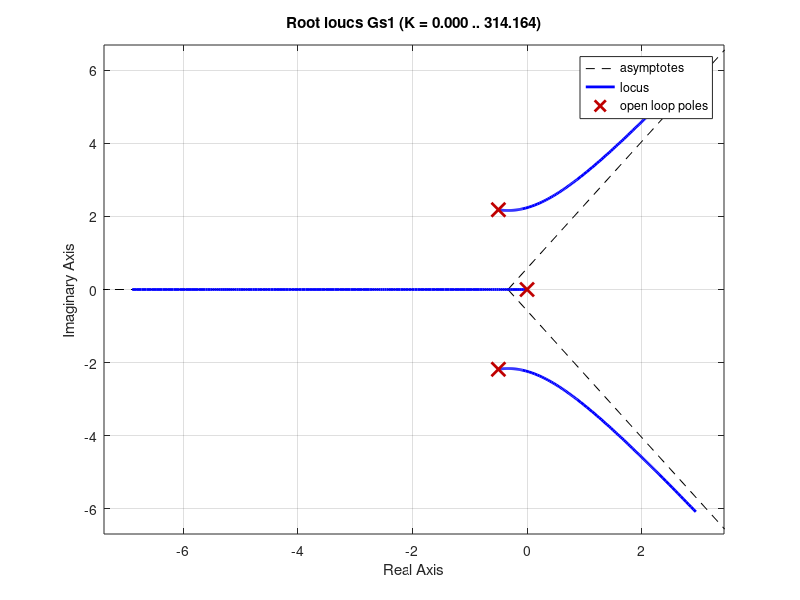
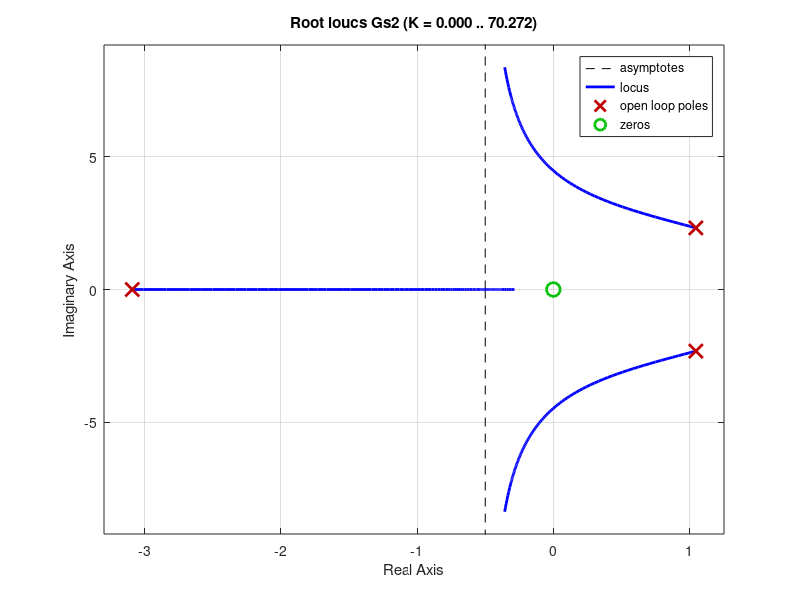
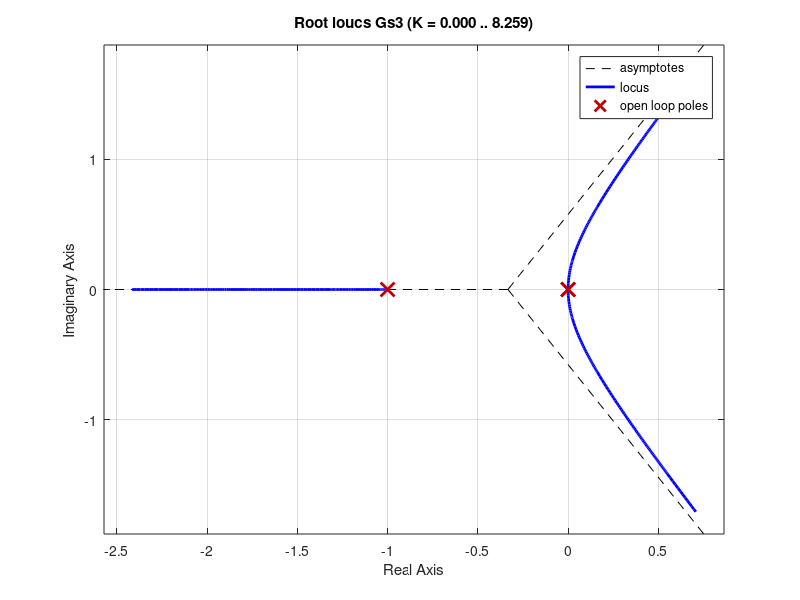

MATLAB code to generate these figures, in order:
clear all
close all
clc

pkg load control

NGs1 = [1];
DGs1 = [1 1 5 0];
Gs1 = tf(NGs1,DGs1)

figure(1)
rlocus(Gs1)

NGs2 = [1 0];
DGs2 = [1 1 0 20];
Gs2 = tf(NGs2,DGs2)

figure(2)
rlocus(Gs2)

NGs3 = [1];
DGs3 = [1 1 0 0];
Gs3 = tf(NGs3,DGs3)

figure(3)
rlocus(Gs3)